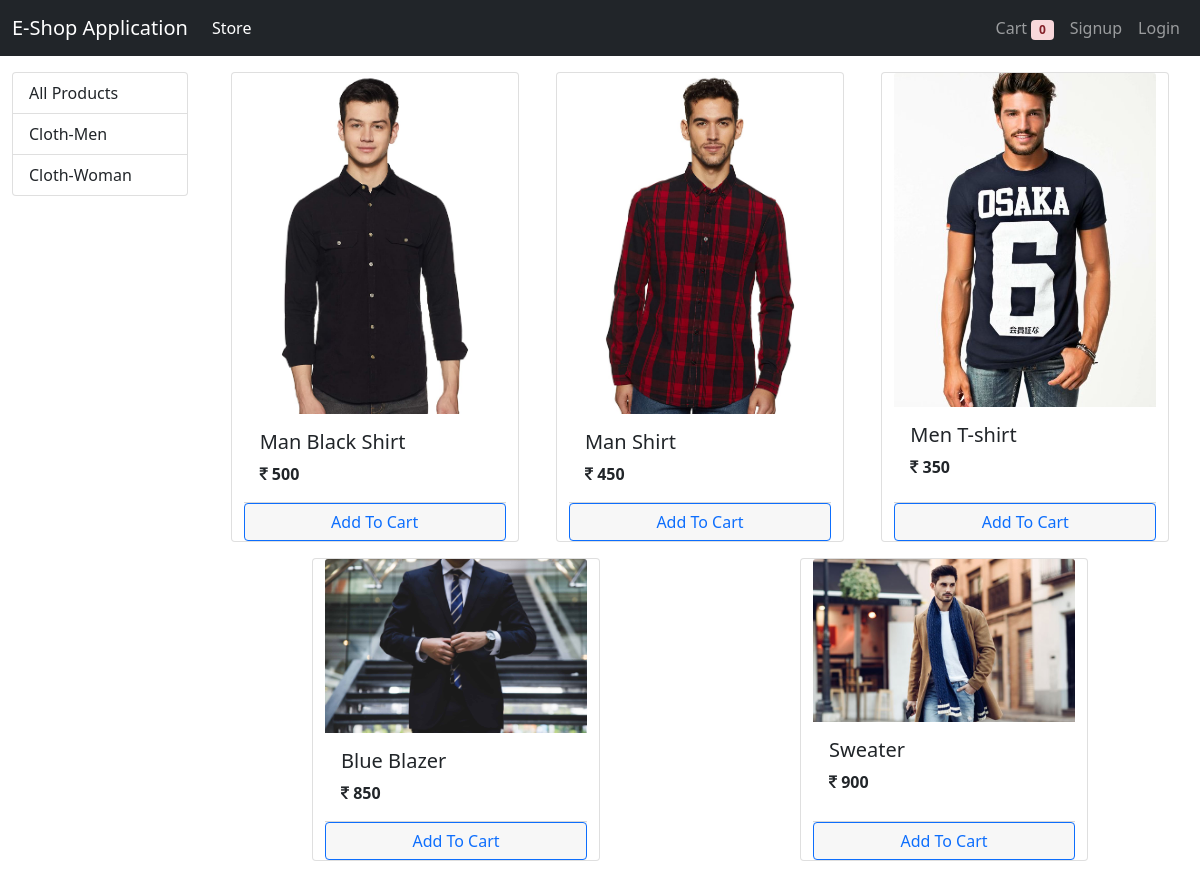
/?category=1, run on the app's committed database.
### store/models/Category.py (models this page shows, shortened)
class Ctaegory(models.Model):
    name = models.CharField(max_length= 30)
    @staticmethod
    def get_all_category():
        return Ctaegory.objects.all()

### store/models/product.py (models this page shows, shortened)
class Product(models.Model):
    name = models.CharField(max_length= 50)
    price = models.IntegerField(default= 0)
    category = models.ForeignKey(Ctaegory , on_delete= models.CASCADE , default= 1)
    description = models.CharField(max_length= 200 , default= '')
    image = models.ImageField(upload_to ='uploads/products/')
    @staticmethod
    def get_products_by_category(categoryID):
        if categoryID:
            return Product.objects.filter(category = categoryID)
        else:
            return Product.get_all_products()

### store/views/index.py (the view, shortened to what this page needs)
# urls.py: path('' , index.Index.as_view()),
class Index(View):
    def get(self, request):
        cart = request.session.get('cart')
        if not cart:
            request.session['cart'] = {}
        products = None
        categories = Ctaegory.get_all_category()
        categoryID = request.GET.get('category')
        if categoryID:
            products = Product.get_products_by_category(categoryID)
        else:
            products = Product.get_all_products()
        data = {
            'products': products,
            'categories': categories
        }
        return render(request, 'index.html', data)

### store/templatetags/cart.py (called while the page is built)
@register.filter(name="is_in_cart")
def is_in_cart(product , cart):
    keys = cart.keys()
    for id in keys:
        if int(id) == product.id:
            return True
    return False

### store/templates/index.html (shortened to what this page needs)
{% extends 'base.html' %}
{% block content %}
{% load cart %}
<div class="container-fluid mt-3">
    <div class="row">
        <div id="filterproduct" class="col-lg-2 mx-auto">
            <div class="list-group">
                <a href="/" class="list-group-item"> All Products </a>
                {% for category in categories %}
                <a href="/?category={{category.id}}" class="list-group-item"> {{ category.name }} </a>
                {% endfor %}
            </div>
        </div>
        <div id="products" class="col-lg-10 mx-auto">
            <div class="row mx-auto">
                {% for product in products %}
                <div class="card mx-auto mb-3" id="{{product.id}}" style="width: 18rem;">
                    <img src="{{ product.image.url }}" class="card-img-top" alt="...">
                    <div class="card-body">
                        <h5 class="card-title"> {{ product.name }}</h5>
                        <p class="card-text"> <b> <i class="fa fa-inr"></i> {{ product.price }}</b> </p>
                    </div>
                    <div class="card-footer p-0 ">
                        {% if product|is_in_cart:request.session.cart %}
                        <div class="row ">
                            <form action="/#{{product.id}}" method="post" class="col-2">
                                {% csrf_token %}
                                <input hidden type="text" name="productID" value="{{product.id}}">
                                <input hidden type="text" name="removeProduct" value="True">
                                <input type="submit" value="-" class="btn btn-block btn-info ">
                            </form>
                            <div class="text-center col  py-1"> {{ product|cart_quantity:request.session.cart }} in Cart</div>
                            <form action="/#{{product.id}}" method="post" class="col-2">
                                {% csrf_token %}
                                <input hidden type=" text" name="productID" value="{{product.id}}">
                                <input type="submit" value="+" class="btn btn-block btn-info">
                            </form>
                        </div>
                        {% else %}
                        <form action="/#{{product.id}}" method="post" class="btn-block">
                            <input type="submit" class="btn btn-outline-primary form-control" value="Add To Cart">
                        </form>
                        {% endif %}
                    </div>
                </div>
                {% endfor %}
            </div>
        </div>
    </div>
</div>
{% endblock %}

### data on the page
Ctaegory: name "Cloth-Men"
Ctaegory: name "Cloth-Woman"
Product: image (picture), name "Man Black Shirt", price "500"
Product: image (picture), name "Man Shirt", price "450"
Product: image (picture), name "Men T-shirt", price "350"
Product: image (picture), name "Blue Blazer", price "850"
Product: image (picture), name "Sweater", price "900"

### other printed values
{{ request.session.cart.keys|length }} "0"
